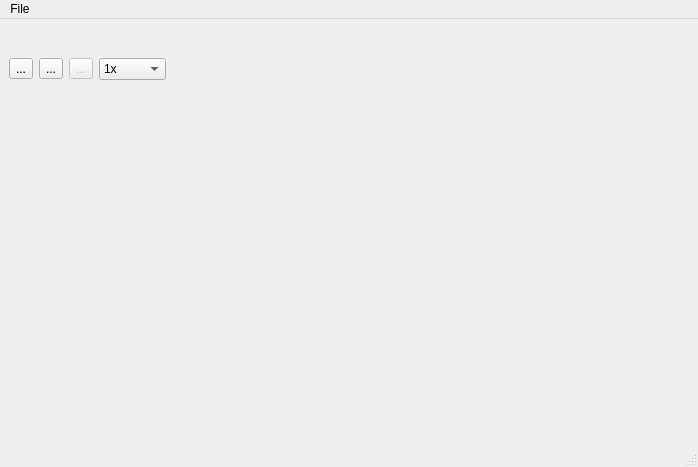
<?xml version="1.0" encoding="UTF-8"?>
<ui version="4.0">
 <class>MainWindow</class>
 <widget class="QMainWindow" name="MainWindow">
  <property name="geometry">
   <rect>
    <x>0</x>
    <y>0</y>
    <width>698</width>
    <height>467</height>
   </rect>
  </property>
  <property name="windowTitle">
   <string>MainWindow</string>
  </property>
  <widget class="QWidget" name="centralwidget">
   <layout class="QGridLayout" name="gridLayout">
    <item row="0" column="0">
     <layout class="QVBoxLayout" name="verticalLayout_3">
      <property name="sizeConstraint">
       <enum>QLayout::SizeConstraint::SetDefaultConstraint</enum>
      </property>
      <item>
       <layout class="QHBoxLayout" name="horizontalLayout">
        <property name="sizeConstraint">
         <enum>QLayout::SizeConstraint::SetDefaultConstraint</enum>
        </property>
        <item>
         <widget class="QToolButton" name="PlayButton">
          <property name="enabled">
           <bool>true</bool>
          </property>
          <property name="toolTip">
           <string>Start/Pause</string>
          </property>
          <property name="text">
           <string>...</string>
          </property>
          <property name="icon">
           <iconset theme="QIcon::ThemeIcon::MediaPlaybackStart"/>
          </property>
          <property name="iconSize">
           <size>
            <width>16</width>
            <height>23</height>
           </size>
          </property>
          <property name="checkable">
           <bool>true</bool>
          </property>
         </widget>
        </item>
        <item>
         <widget class="QToolButton" name="ResetButton">
          <property name="toolTip">
           <string>Reset emulator state</string>
          </property>
          <property name="text">
           <string>...</string>
          </property>
          <property name="icon">
           <iconset theme="QIcon::ThemeIcon::ViewRefresh"/>
          </property>
          <property name="iconSize">
           <size>
            <width>16</width>
            <height>23</height>
           </size>
          </property>
          <property name="popupMode">
           <enum>QToolButton::ToolButtonPopupMode::DelayedPopup</enum>
          </property>
         </widget>
        </item>
        <item>
         <widget class="QToolButton" name="StepButton">
          <property name="enabled">
           <bool>false</bool>
          </property>
          <property name="toolTip">
           <string>Execute one instruction</string>
          </property>
          <property name="text">
           <string>...</string>
          </property>
          <property name="icon">
           <iconset theme="QIcon::ThemeIcon::GoNext"/>
          </property>
          <property name="iconSize">
           <size>
            <width>16</width>
            <height>23</height>
           </size>
          </property>
         </widget>
        </item>
        <item>
         <widget class="QComboBox" name="SpeedComboBox">
          <property name="sizePolicy">
           <sizepolicy hsizetype="Fixed" vsizetype="Fixed">
            <horstretch>0</horstretch>
            <verstretch>0</verstretch>
           </sizepolicy>
          </property>
          <property name="maximumSize">
           <size>
            <width>16777215</width>
            <height>16777215</height>
           </size>
          </property>
          <property name="editable">
           <bool>false</bool>
          </property>
          <property name="currentIndex">
           <number>3</number>
          </property>
          <property name="iconSize">
           <size>
            <width>16</width>
            <height>16</height>
           </size>
          </property>
          <item>
           <property name="text">
            <string>0.125x</string>
           </property>
          </item>
          <item>
           <property name="text">
            <string>0.25x</string>
           </property>
          </item>
          <item>
           <property name="text">
            <string>0.5x</string>
           </property>
          </item>
          <item>
           <property name="text">
            <string>1x</string>
           </property>
          </item>
          <item>
           <property name="text">
            <string>2x</string>
           </property>
          </item>
          <item>
           <property name="text">
            <string>4x</string>
           </property>
          </item>
         </widget>
        </item>
        <item>
         <spacer name="horizontalSpacer_3">
          <property name="orientation">
           <enum>Qt::Orientation::Horizontal</enum>
          </property>
          <property name="sizeHint" stdset="0">
           <size>
            <width>40</width>
            <height>20</height>
           </size>
          </property>
         </spacer>
        </item>
       </layout>
      </item>
      <item>
       <widget class="DisplayWidget" name="displaywidget" native="true">
        <property name="sizePolicy">
         <sizepolicy hsizetype="Fixed" vsizetype="Fixed">
          <horstretch>0</horstretch>
          <verstretch>0</verstretch>
         </sizepolicy>
        </property>
        <property name="minimumSize">
         <size>
          <width>640</width>
          <height>320</height>
         </size>
        </property>
        <property name="layoutDirection">
         <enum>Qt::LayoutDirection::RightToLeft</enum>
        </property>
       </widget>
      </item>
     </layout>
    </item>
    <item row="0" column="1">
     <spacer name="horizontalSpacer_2">
      <property name="orientation">
       <enum>Qt::Orientation::Horizontal</enum>
      </property>
      <property name="sizeHint" stdset="0">
       <size>
        <width>40</width>
        <height>20</height>
       </size>
      </property>
     </spacer>
    </item>
   </layout>
  </widget>
  <widget class="QMenuBar" name="menubar">
   <property name="geometry">
    <rect>
     <x>0</x>
     <y>0</y>
     <width>698</width>
     <height>21</height>
    </rect>
   </property>
   <widget class="QMenu" name="menuFile">
    <property name="title">
     <string>File</string>
    </property>
    <widget class="QMenu" name="menuOpen_recent">
     <property name="title">
      <string>Open recent</string>
     </property>
    </widget>
    <addaction name="actionOpen_ROM"/>
    <addaction name="menuOpen_recent"/>
    <addaction name="separator"/>
    <addaction name="actionExit"/>
   </widget>
   <addaction name="menuFile"/>
  </widget>
  <widget class="QStatusBar" name="statusbar"/>
  <action name="actionOpen_ROM">
   <property name="text">
    <string>Open ROM</string>
   </property>
  </action>
  <action name="actionExit">
   <property name="text">
    <string>Exit</string>
   </property>
  </action>
  <action name="actiondaw">
   <property name="text">
    <string>daw</string>
   </property>
  </action>
 </widget>
 <customwidgets>
  <customwidget>
   <class>DisplayWidget</class>
   <extends>QWidget</extends>
   <header>ui/displaywidget.h</header>
   <container>1</container>
  </customwidget>
 </customwidgets>
 <resources/>
 <connections/>
</ui>
